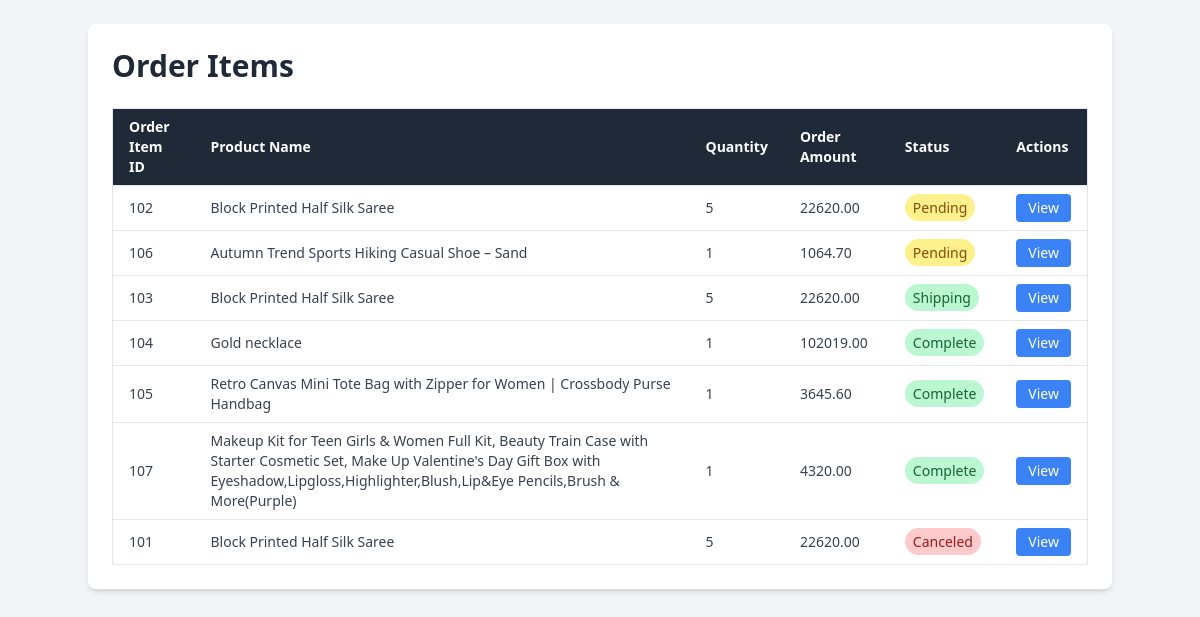
The page /Admin/OrderManage.php on the database its author committed.
### tables this page shows
CREATE TABLE `order_items` (
  `order_item_id` int(11) NOT NULL,
  `order_id` int(11) DEFAULT NULL,
  `product_id` int(11) DEFAULT NULL,
  `Sh_product_id` int(11) DEFAULT NULL,
  `art_id` int(11) DEFAULT NULL,
  `quantity` int(11) DEFAULT 1,
  `order_amount` decimal(10,2) DEFAULT NULL,
  `status` enum('Pending','Canceled','Shipping','Complete') DEFAULT 'Pending',
  `created_at` timestamp NOT NULL DEFAULT current_timestamp()
);

CREATE TABLE `product_info` (
  `Product_id` int(11) NOT NULL,
  `Product_code` varchar(50) NOT NULL,
  `Product_name` varchar(255) NOT NULL,
  `Product_category` varchar(100) DEFAULT NULL,
  `Product_Description` text DEFAULT NULL,
  `Product_image_path` varchar(255) DEFAULT NULL,
  `Old_price` decimal(10,2) DEFAULT NULL,
  `New_price` decimal(10,2) DEFAULT NULL,
  `Stock_quantity` int(11) DEFAULT NULL,
  `Stock_status` varchar(50) DEFAULT NULL,
  `Rating` decimal(3,2) DEFAULT NULL
);

### Admin/OrderManage.php (the view, shortened to what this page needs)
<?php
include "../Database_Connection/DB_Connection.php";
$sql = "SELECT oi.order_item_id, p.Product_name, oi.quantity, oi.order_amount, oi.status
        FROM order_items oi
        JOIN product_info p ON oi.product_id = p.Product_id
        ORDER BY
            FIELD(oi.status, 'Pending', 'Shipping', 'Complete', 'Canceled')";
$result = $conn->query($sql);
if ($result->num_rows > 0) {
    echo "<!DOCTYPE html>
          <html lang='en'>
          <head>
              <meta charset='UTF-8'>
              <meta name='viewport' content='width=device-width, initial-scale=1.0'>
              <title>Order Items List</title>
              <script src='https://cdn.tailwindcss.com'></script>
          </head>
          <body class='bg-gray-100 p-6'>
              <div class='container mx-auto p-6 bg-white shadow-md rounded-lg'>
                  <h1 class='text-3xl font-semibold text-gray-800 mb-6'>Order Items</h1>
                  <div class='overflow-x-auto'>
                      <table class='min-w-full table-auto bg-white shadow-lg rounded-lg border border-gray-200'>
                          <thead class='bg-gray-800 text-white'>
                              <tr>
                                  <th class='px-4 py-2 text-left text-xs sm:text-sm'>Order Item ID</th>
                                  <th class='px-4 py-2 text-left text-xs sm:text-sm'>Product Name</th>
                                  <th class='px-4 py-2 text-left text-xs sm:text-sm'>Quantity</th>
                                  <th class='px-4 py-2 text-left text-xs sm:text-sm'>Order Amount</th>
                                  <th class='px-4 py-2 text-left text-xs sm:text-sm'>Status</th>
                                  <th class='px-4 py-2 text-left text-xs sm:text-sm'>Actions</th>
                              </tr>
                          </thead>
                          <tbody class='text-gray-700'>";
    while ($row = $result->fetch_assoc()) {
        switch (strtolower($row['status'])) {
            case 'pending':
                $status_class = 'yellow';
                break;
            case 'complete':
            case 'shipping':
                $status_class = 'green';
                break;
            case 'canceled':
                $status_class = 'red';
                break;
        }
        echo "<tr class='border-t border-gray-200'>
                <td class='px-4 py-2 text-xs sm:text-sm'>{$row['order_item_id']}</td>
                <td class='px-4 py-2 text-xs sm:text-sm'>{$row['Product_name']}</td>
                <td class='px-4 py-2 text-xs sm:text-sm'>{$row['quantity']}</td>
                <td class='px-4 py-2 text-xs sm:text-sm'>{$row['order_amount']}</td>
                <td class='px-4 py-2 text-xs sm:text-sm'>
                    <span class='bg-{$status_class}-200 text-{$status_class}-800 py-1 px-2 rounded-full'>{$row['status']}</span>
                </td>
                <td class='px-4 py-2 text-xs sm:text-sm'>
    <button class='bg-blue-500 text-white py-1 px-3 rounded hover:bg-blue-600 view-order-item' data-order-item-id='{$row['order_item_id']}'>
        View
    </button>
</td>
              </tr>";
    }
    echo "  </tbody>
          </table>
          </div>
          </div>
          <script src='https://code.jquery.com/jquery-3.6.0.min.js'></script>
          <script>
    $(document).ready(function() {
        // When the View button is clicked
        $('.view-order-item').click(function() {
            var order_item_id = $(this).data('order-item-id'); // Get the order_item_id from the button data attribute
            $.ajax({
                url: 'view_order_item.php',  // This is the URL of the view page
                type: 'GET',
                data: { order_item_id: order_item_id }, // Send the order_item_id in the request
                success: function(response) {
                    // When the request is successful, load the response into the content area
                    $('#content').html(response);
                },
                error: function() {
                    alert('An error occurred while loading the order item details.');
                }
            });
        });
    });
</script>
          </body>
          </html>";
} else {
    echo "No order items found.";
}

### rows shown on the page
order_items: order_item_id "102", product_info.Product_name "Block Printed Half Silk Saree", quantity "5", order_amount "22620.00", status "Pending"
order_items: order_item_id "106", product_info.Product_name "Autumn Trend Sports Hiking Casual Shoe – Sand", quantity "1", order_amount "1064.70", status "Pending"
order_items: order_item_id "103", product_info.Product_name "Block Printed Half Silk Saree", quantity "5", order_amount "22620.00", status "Shipping"
order_items: order_item_id "104", product_info.Product_name "Gold necklace", quantity "1", order_amount "102019.00", status "Complete"
order_items: order_item_id "105", product_info.Product_name "Retro Canvas Mini Tote Bag with Zipper for Women | Crossbody Purse Handbag", quantity "1", order_amount "3645.60", status "Complete"
order_items: order_item_id "107", product_info.Product_name "Makeup Kit for Teen Girls & Women Full Kit, Beauty Train Case with Starter Cosmetic Set, Make Up Valentine's Day Gift Box with Eyeshadow,Lipgloss,Highlighter,Blush,Lip&Eye Pencils,Brush & More(Purple)", quantity "1", order_amount "4320.00", status "Complete"
order_items: order_item_id "101", product_info.Product_name "Block Printed Half Silk Saree", quantity "5", order_amount "22620.00", status "Canceled"
